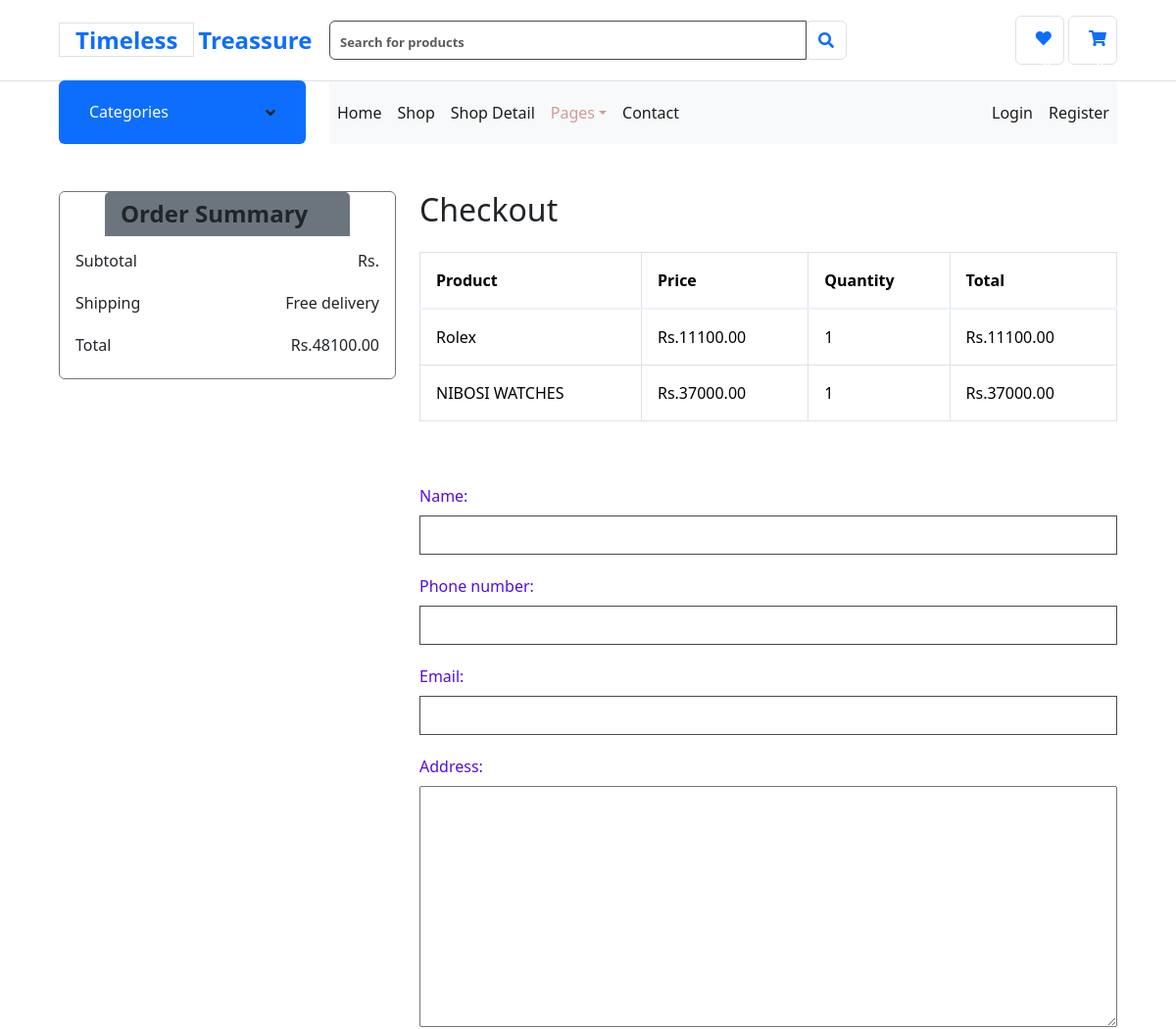
/checkout/ (signed in, upper part), run on an earlier commit of the app's database.
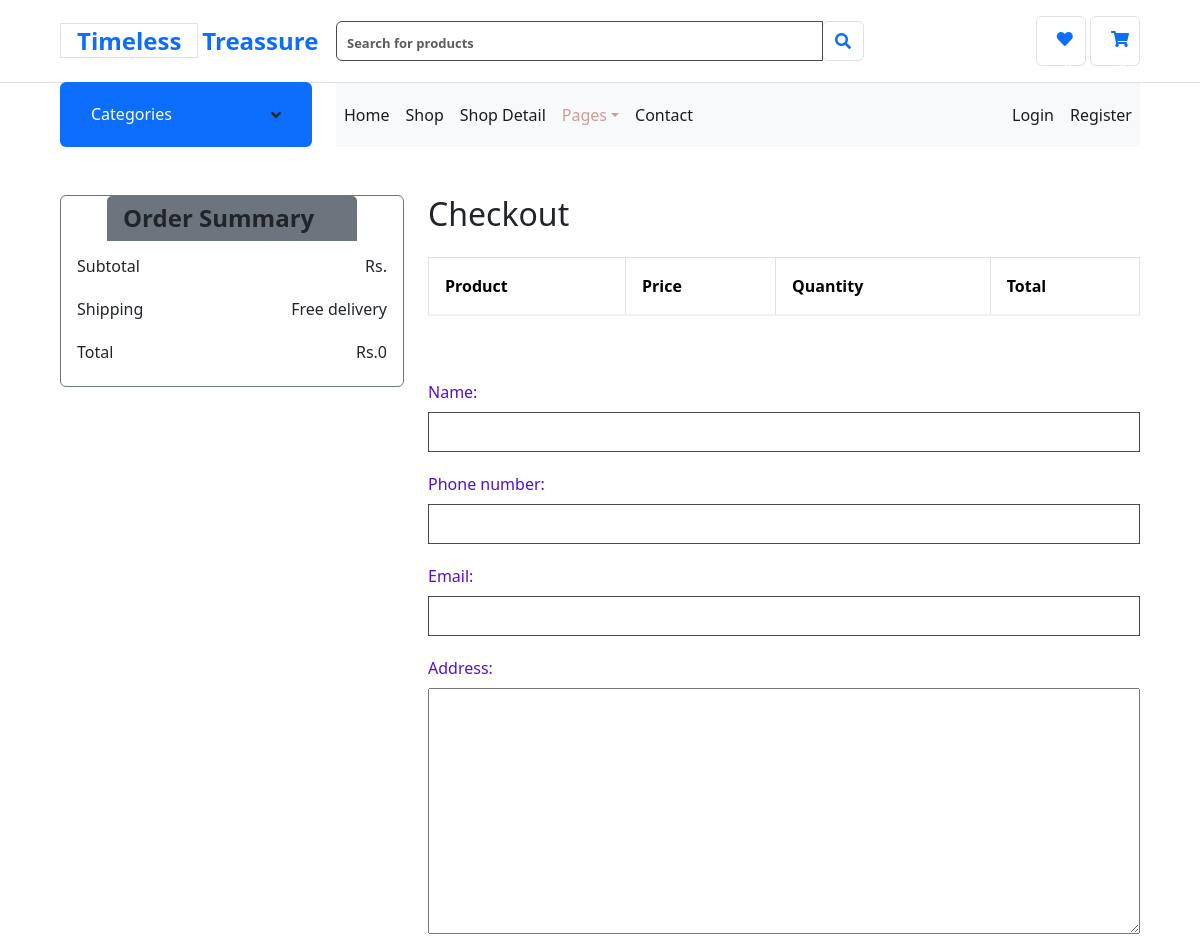
And on a later commit of the database.
### app9/models.py (models this page shows, shortened)
class CartItem(models.Model):
    user = models.ForeignKey(User, on_delete=models.CASCADE)
    product = models.ForeignKey(Product, on_delete=models.CASCADE)
    quantity = models.PositiveIntegerField(default=1)
    def total(self):
        return self.product.price * self.quantity

class Product(models.Model):
    name = models.CharField(max_length=100)
    description = models.TextField()
    price = models.DecimalField(max_digits=10, decimal_places=2)
    image = models.ImageField(upload_to='products/')

### app9/views.py (the view)
# urls.py: path('checkout/',views.checkout,name='checkout'),
def checkout(request):
    if request.method == 'POST':
        form = BillingDetailsForm(request.POST)
        if form.is_valid():
            user = request.user
            billing_details, created = BillingDetails.objects.get_or_create(user=user)
            if not created:
                billing_details.name = form.cleaned_data['name']
                billing_details.phone_number = form.cleaned_data['phone_number']
                billing_details.email = form.cleaned_data['email']
                billing_details.address = form.cleaned_data['address']
                billing_details.postal_code = form.cleaned_data['postal_code']
                billing_details.save()
            cart_items = CartItem.objects.filter(user=user)
            total_price = sum(item.total() for item in cart_items)
            order = Order.objects.create(user=user, total_price=total_price)
            for cart_item in cart_items:
                OrderItem.objects.create(order=order, cart_item=cart_item, quantity=cart_item.quantity)
            cart_items.delete()  # Clear the cart after placing the order
            return redirect('order_confirmation', order_id=order.id)
    else:
        form = BillingDetailsForm()
    cart_items = CartItem.objects.filter(user=request.user)
    total_price = sum(item.total() for item in cart_items)
    return render(request, 'checkout.html', {'form': form, 'cart_items': cart_items, 'total_price': total_price})

### app9/forms.py
class BillingDetailsForm(forms.ModelForm):
    class Meta:
        model = BillingDetails
        fields = ['name', 'phone_number', 'email', 'address', 'postal_code']

### app9/templates/checkout.html (shortened to what the changed rows need)
{% load static %}
<!DOCTYPE html>
<html lang="en">
<head>
    <link href="https://cdnjs.cloudflare.com/ajax/libs/font-awesome/5.10.0/css/all.min.css" rel="stylesheet">
    <link href="{ % 'lib/owlcarousel/assets/owl.carousel.min.css %}'" rel="stylesheet">
    <link href="{% static 'style.css' %}" rel="stylesheet">
    <link href="https://cdn.jsdelivr.net/npm/bootstrap@5.3.3/dist/css/bootstrap.min.css" rel="stylesheet">
</head>
<body>
<div class="container-fluid pt-5">
    <div class="row px-xl-5">
        <div class="col-lg-4">
            <div class="card border-secondary mb-5">
                <div class="card-body">
                    <div class="d-flex justify-content-between">
                        <h6 class="font-weight-medium">Total</h6>
                        <h6 class="font-weight-medium">Rs.{{ total_price }}</h6>
                    </div>
                </div>
            </div>
        </div>
        <div class="col-lg-8">
            <h2 class="mb-4">Checkout</h2>
            <div class="table-responsive mb-5">
                <table class="table table-bordered">
                    <thead>
                        <tr>
                            <th>Product</th>
                            <th>Price</th>
                            <th>Quantity</th>
                            <th>Total</th>
                        </tr>
                    </thead>
                    <tbody>
                        {% for item in cart_items %}
                        <tr>
                            <td>{{ item.product.name }}</td>
                            <td>Rs.{{ item.product.price }}</td>
                            <td>{{ item.quantity }}</td>
                            <td>Rs.{{ item.total }}</td>
                        </tr>
                        {% endfor %}
                    </tbody>
                </table>
            </div>
        </div>
    </div>
</div>
</body>
</html>

What changed in the data, as far as the page shows it:
removed CartItem: product.name "Rolex", product.price "11100.00", quantity "1", total "11100.00"
removed CartItem: product.name "NIBOSI WATCHES", product.price "37000.00", quantity "1", total "37000.00"
Also different on the page:
{{ total_price }}: "48100.00" → "0"
